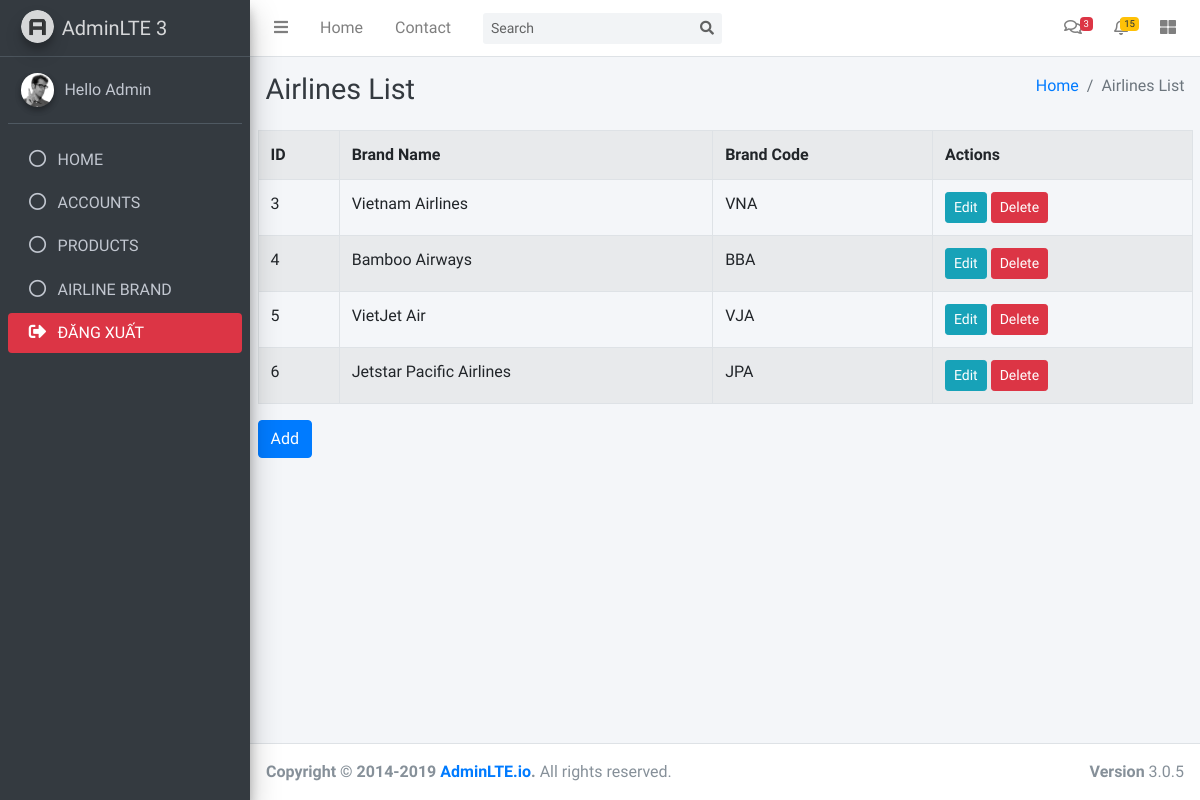
Before: /admin/airlineBrand.php (signed in) with the older database file.
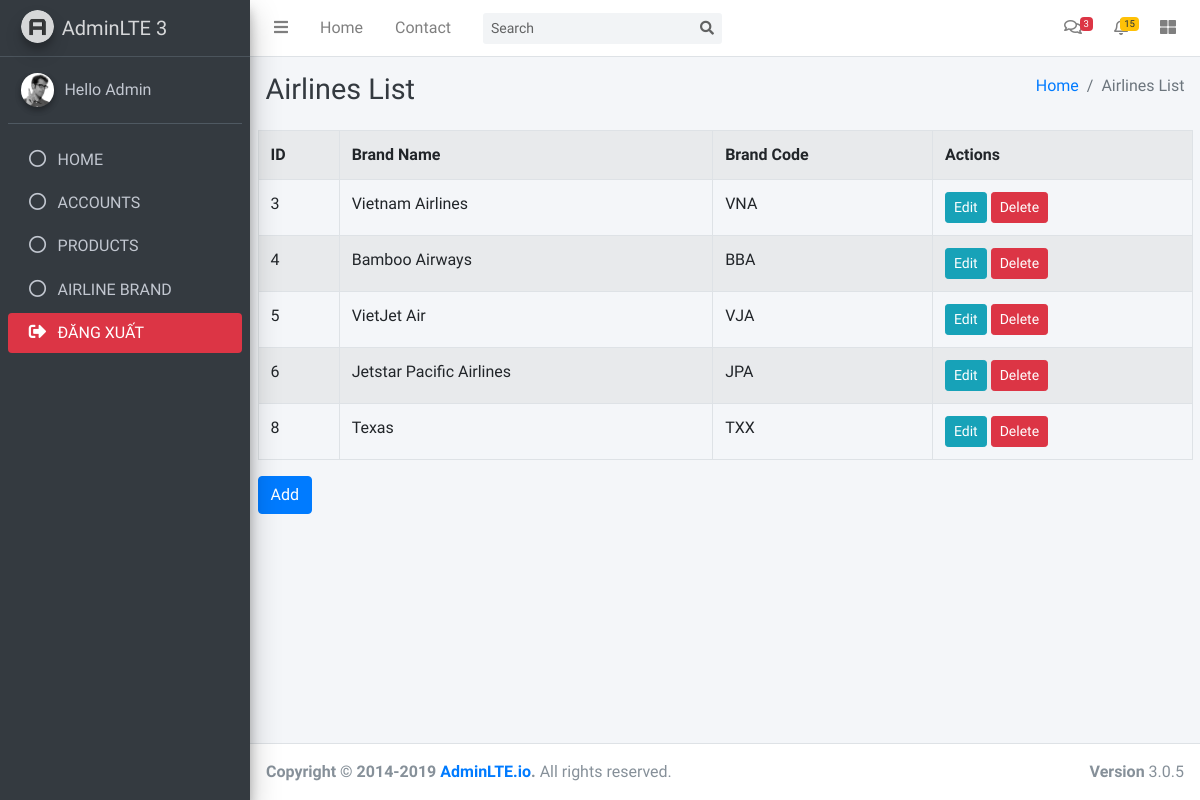
After: the same page with the newer database file.
### tables this page shows
CREATE TABLE `airlines` (
  `airline_id` int(11) NOT NULL,
  `airline_code` varchar(10) NOT NULL,
  `airline_name` varchar(255) NOT NULL,
  `img` varchar(255) DEFAULT NULL
);

### admin/airlineBrand.php (the view, shortened to what this page needs)
<?php
include 'layout/header.php';
include '../config/connect.php';
$query = "SELECT * FROM airlines";
$result = mysqli_query($conn, $query);
?>
<div class="content-header">
    <div class="container-fluid">
        <div class="row mb-2">
            <div class="col-sm-6">
                <h1 class="m-0 text-dark">Airlines List</h1>
            </div>
            <div class="col-sm-6">
                <ol class="breadcrumb float-sm-right">
                    <li class="breadcrumb-item"><a href="#">Home</a></li>
                    <li class="breadcrumb-item active">Airlines List</li>
                </ol>
            </div>
        </div>
    </div>
</div>
<div class="container-fluid">
    <?php
    if (mysqli_num_rows($result) > 0) {
        echo "<table class='table table-striped table-bordered'>";
        echo "<tr><th>ID</th><th>Brand Name</th><th>Brand Code</th><th>Actions</th></tr>";
        while ($row = mysqli_fetch_assoc($result)) {
            echo "<tr>";
            echo "<td>" . $row["airline_id"] . "</td>";
            echo "<td>" . $row["airline_name"] . "</td>";
            echo "<td>" . $row["airline_code"] . "</td>";
            echo "<td><a href='editA.php?id=" . $row["airline_id"] . "' class='btn btn-info btn-sm'>Edit</a> <a href='action/delete-airline.php?id=" . $row["airline_id"] . "' class='btn btn-danger btn-sm'>Delete</a></td>";
            echo "</tr>";
        }
        echo "</table>";
        echo "<a href='addA.php' class='btn btn-primary'>Add</a>";
    } else {
        echo "0 results";
    }
    ?>
</div>
<?php include 'layout/footer.php'; ?>

Changed rows visible on the page:
added airlines: airline_id "8", airline_name "Texas", airline_code "TXX"
